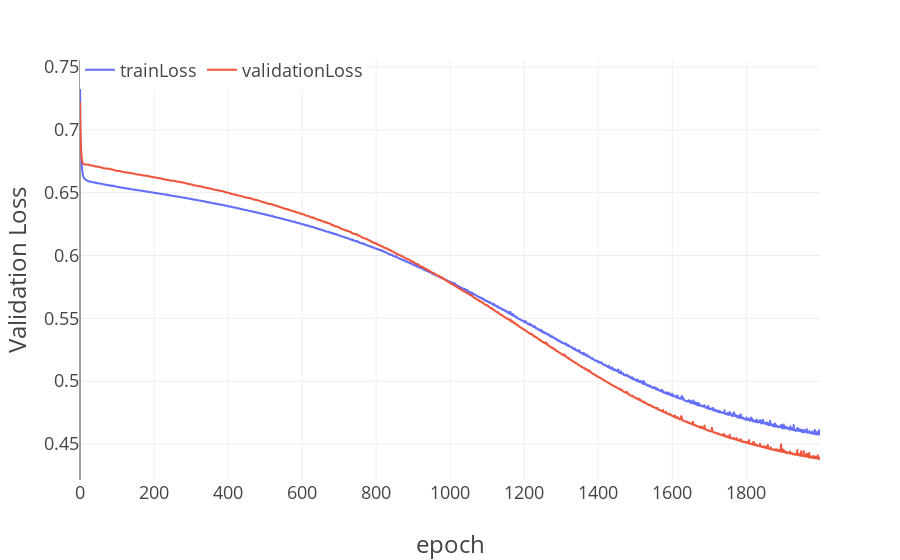

Notebook code cell kept with this figure:
### Code cell
validationDF = pd.DataFrame({'trainLoss': loss_list,'validationLoss': validate_loss_list})
validationDF.index.name = 'epoch'

pio.templates.default = "plotly_white"

plot_template = dict(
    layout=go.Layout({
        "font_size": 18,
        "xaxis_title_font_size": 24,
        "yaxis_title_font_size": 24})
)

fig = px.line(validationDF, labels=dict(
    created_at="Date", value="Validation Loss", variable="value"
))
fig.update_layout(
  template=plot_template, legend=dict(orientation='h', y=1.02, title_text="")
)
fig.show()

### Figure 1 — Plotly figure (JSON) as saved in the notebook; plotly's stock layout.template omitted (floating-point values rounded to 4 significant figures; data arrays with more than 128 entries replaced by an {"elided": "..."} marker saying what was removed)
{"data": [{"hovertemplate": "value=trainLoss<br>epoch=%{x}<br>Validation Loss=%{y}<extra></extra>", "legendgroup": "trainLoss", "line": {"color": "#636efa", "dash": "solid"}, "marker": {"symbol": "circle"}, "mode": "lines", "name": "trainLoss", "showlegend": true, "type": "scattergl", "x": {"elided": "2000 int values"}, "xaxis": "x", "y": {"elided": "2000 float values"}, "yaxis": "y"}, {"hovertemplate": "value=validationLoss<br>epoch=%{x}<br>Validation Loss=%{y}<extra></extra>", "legendgroup": "validationLoss", "line": {"color": "#EF553B", "dash": "solid"}, "marker": {"symbol": "circle"}, "mode": "lines", "name": "validationLoss", "showlegend": true, "type": "scattergl", "x": {"elided": "2000 int values"}, "xaxis": "x", "y": {"elided": "2000 float values"}, "yaxis": "y"}], "layout": {"legend": {"orientation": "h", "title": {"text": ""}, "tracegroupgap": 0, "y": 1.02}, "margin": {"t": 60}, "xaxis": {"anchor": "y", "domain": [0, 1], "title": {"text": "epoch"}}, "yaxis": {"anchor": "x", "domain": [0, 1], "title": {"text": "Validation Loss"}}}}
